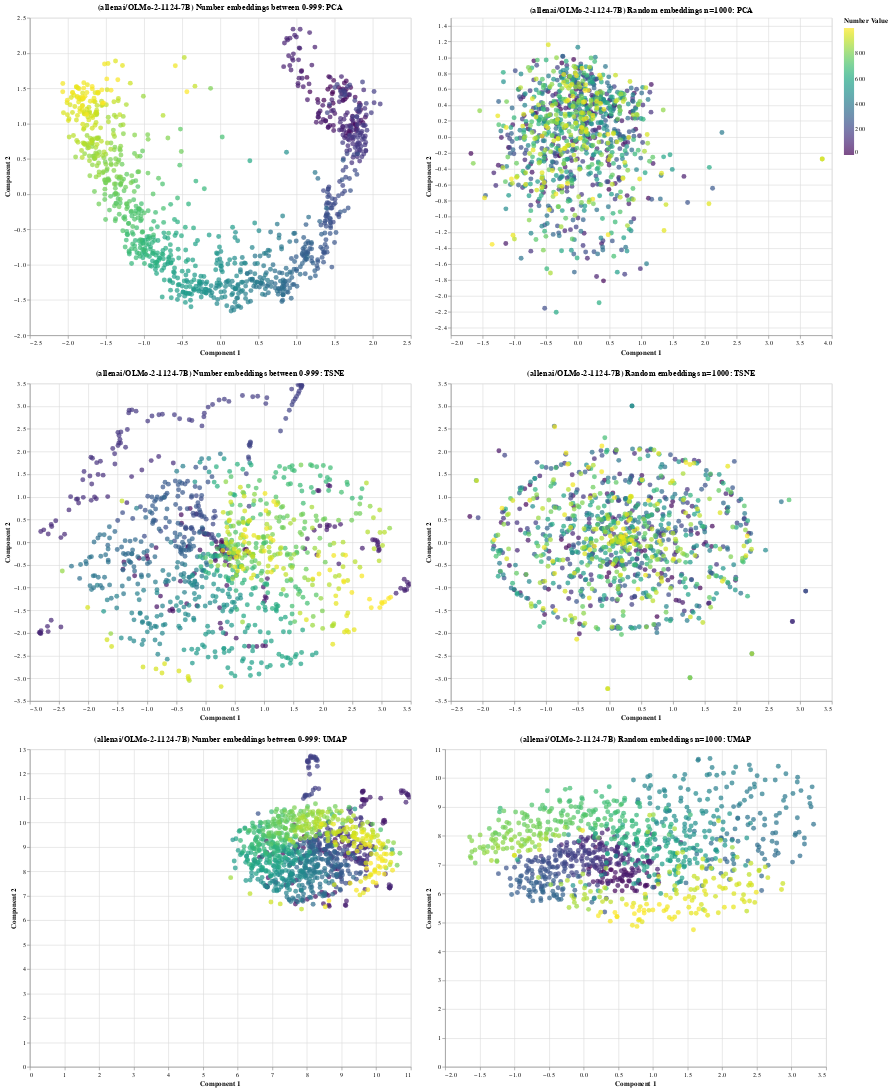

The notebook cell this image was saved under:
### Code cell
plot_embeddings(model_id)

### Figure 1 — Vega-Lite specification as saved in the notebook (floating-point values rounded to 4 significant figures; data arrays with more than 128 entries replaced by an {"elided": "..."} marker saying what was removed)
{"config": {"view": {"continuousWidth": 300, "continuousHeight": 300}}, "vconcat": [{"hconcat": [{"data": {"name": "data-2d05db66963e5d67cfd72fdb0e5ee4dd"}, "mark": {"type": "circle", "size": 60}, "encoding": {"color": {"field": "Number", "scale": {"scheme": "viridis"}, "title": "Number Value", "type": "quantitative"}, "tooltip": [{"field": "Number", "type": "quantitative"}, {"field": "Component1", "type": "quantitative"}, {"field": "Component2", "type": "quantitative"}], "x": {"field": "Component1", "title": "Component 1", "type": "quantitative"}, "y": {"field": "Component2", "title": "Component 2", "type": "quantitative"}}, "height": 500, "name": "view_38", "title": "(allenai/OLMo-2-1124-7B) Number embeddings between 0-999: PCA", "width": 600}, {"data": {"name": "data-cb1f168eecd236090c8f0d4186593678"}, "mark": {"type": "circle", "size": 60}, "encoding": {"color": {"field": "Number", "scale": {"scheme": "viridis"}, "title": "Number Value", "type": "quantitative"}, "tooltip": [{"field": "Number", "type": "quantitative"}, {"field": "Component1", "type": "quantitative"}, {"field": "Component2", "type": "quantitative"}], "x": {"field": "Component1", "title": "Component 1", "type": "quantitative"}, "y": {"field": "Component2", "title": "Component 2", "type": "quantitative"}}, "height": 500, "name": "view_39", "title": "(allenai/OLMo-2-1124-7B) Random embeddings n=1000: PCA", "width": 600}]}, {"hconcat": [{"data": {"name": "data-c1036e07992fc8845036a8a6329baf25"}, "mark": {"type": "circle", "size": 60}, "encoding": {"color": {"field": "Number", "scale": {"scheme": "viridis"}, "title": "Number Value", "type": "quantitative"}, "tooltip": [{"field": "Number", "type": "quantitative"}, {"field": "Component1", "type": "quantitative"}, {"field": "Component2", "type": "quantitative"}], "x": {"field": "Component1", "title": "Component 1", "type": "quantitative"}, "y": {"field": "Component2", "title": "Component 2", "type": "quantitative"}}, "height": 500, "name": "view_40", "title": "(allenai/OLMo-2-1124-7B) Number embeddings between 0-999: TSNE", "width": 600}, {"data": {"name": "data-3b0954ec37deef37b1e7ff6bc37517c3"}, "mark": {"type": "circle", "size": 60}, "encoding": {"color": {"field": "Number", "scale": {"scheme": "viridis"}, "title": "Number Value", "type": "quantitative"}, "tooltip": [{"field": "Number", "type": "quantitative"}, {"field": "Component1", "type": "quantitative"}, {"field": "Component2", "type": "quantitative"}], "x": {"field": "Component1", "title": "Component 1", "type": "quantitative"}, "y": {"field": "Component2", "title": "Component 2", "type": "quantitative"}}, "height": 500, "name": "view_41", "title": "(allenai/OLMo-2-1124-7B) Random embeddings n=1000: TSNE", "width": 600}]}, {"hconcat": [{"data": {"name": "data-b524b5b708add73a7f0b60cf8c898320"}, "mark": {"type": "circle", "size": 60}, "encoding": {"color": {"field": "Number", "scale": {"scheme": "viridis"}, "title": "Number Value", "type": "quantitative"}, "tooltip": [{"field": "Number", "type": "quantitative"}, {"field": "Component1", "type": "quantitative"}, {"field": "Component2", "type": "quantitative"}], "x": {"field": "Component1", "title": "Component 1", "type": "quantitative"}, "y": {"field": "Component2", "title": "Component 2", "type": "quantitative"}}, "height": 500, "name": "view_42", "title": "(allenai/OLMo-2-1124-7B) Number embeddings between 0-999: UMAP", "width": 600}, {"data": {"name": "data-b1dc4b9e761711c9c6f4447eac29513c"}, "mark": {"type": "circle", "size": 60}, "encoding": {"color": {"field": "Number", "scale": {"scheme": "viridis"}, "title": "Number Value", "type": "quantitative"}, "tooltip": [{"field": "Number", "type": "quantitative"}, {"field": "Component1", "type": "quantitative"}, {"field": "Component2", "type": "quantitative"}], "x": {"field": "Component1", "title": "Component 1", "type": "quantitative"}, "y": {"field": "Component2", "title": "Component 2", "type": "quantitative"}}, "height": 500, "name": "view_43", "title": "(allenai/OLMo-2-1124-7B) Random embeddings n=1000: UMAP", "width": 600}]}], "params": [{"name": "param_41", "select": {"type": "interval", "encodings": ["x", "y"]}, "bind": "scales", "views": ["view_38"]}, {"name": "param_42", "select": {"type": "interval", "encodings": ["x", "y"]}, "bind": "scales", "views": ["view_39"]}, {"name": "param_43", "select": {"type": "interval", "encodings": ["x", "y"]}, "bind": "scales", "views": ["view_40"]}, {"name": "param_44", "select": {"type": "interval", "encodings": ["x", "y"]}, "bind": "scales", "views": ["view_41"]}, {"name": "param_45", "select": {"type": "interval", "encodings": ["x", "y"]}, "bind": "scales", "views": ["view_42"]}, {"name": "param_46", "select": {"type": "interval", "encodings": ["x", "y"]}, "bind": "scales", "views": ["view_43"]}], "$schema": "https://vega.github.io/schema/vega-lite/v5.20.1.json", "datasets": {"data-2d05db66963e5d67cfd72fdb0e5ee4dd": {"elided": "1000 records"}, "data-cb1f168eecd236090c8f0d4186593678": {"elided": "1000 records"}, "data-c1036e07992fc8845036a8a6329baf25": {"elided": "1000 records"}, "data-3b0954ec37deef37b1e7ff6bc37517c3": {"elided": "1000 records"}, "data-b524b5b708add73a7f0b60cf8c898320": {"elided": "1000 records"}, "data-b1dc4b9e761711c9c6f4447eac29513c": {"elided": "1000 records"}}}
